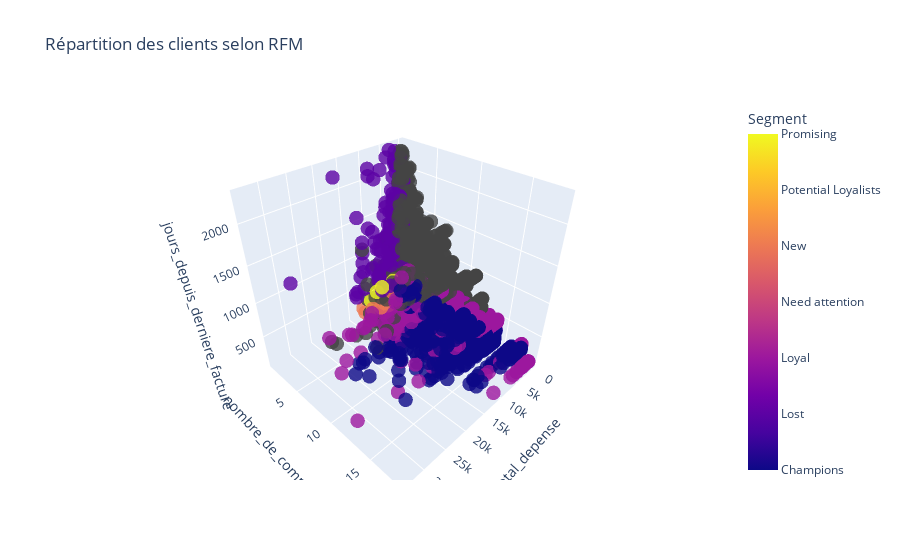

The notebook cell saved with this chart:
### Code cell
segment_colors = {
    "About to sleep": "lightcoral",
    "At risk": "coral",
    "Cannot Lose them": "firebrick",
    "Champions": "gold",
    "Lost": "darkgray",
    "Loyal": "forestgreen",
    "Need attention": "sandybrown",
    "New": "lightgreen",
    "Potential Loyalists": "mediumseagreen",
    "Promising": "skyblue"
}
df['segment_code'] = df['segment'].map({segment: i for i, segment in enumerate(segment_colors)})
colorscale = [(i / len(segment_colors), color) for i, color in enumerate(segment_colors.values())]

fig = go.Figure(data=[go.Scatter3d(
    x=df['total_depense'],
    y=df['nombre_de_commande'],
    z=df['jours_depuis_derniere_facture'],
    mode='markers',
    marker=dict(
        size=5,
        color=df['segment_code'],
        colorscale=colorscale,
        opacity=0.8,
        colorbar=dict(
            title="Segment",
            tickvals=list(range(len(segment_colors))),
            ticktext=list(segment_colors.keys())
        )
    )
)])

fig.update_layout(
    scene = dict(
        xaxis_title='total_depense',
        yaxis_title='nombre_de_commande',
        zaxis_title='jours_depuis_derniere_facture'
    ),
    title='Répartition des clients selon RFM'
)

fig.show()

### Figure 1 — Plotly figure (JSON) as saved in the notebook; plotly's stock layout.template omitted (floating-point values rounded to 4 significant figures; data arrays with more than 128 entries replaced by an {"elided": "..."} marker saying what was removed)
{"data": [{"marker": {"color": {"elided": "5096 float values"}, "colorbar": {"ticktext": ["About to sleep", "At risk", "Cannot Lose them", "Champions", "Lost", "Loyal", "Need attention", "New", "Potential Loyalists", "Promising"], "tickvals": [0, 1, 2, 3, 4, 5, 6, 7, 8, 9], "title": {"text": "Segment"}}, "colorscale": [[0, "lightcoral"], [0.1, "coral"], [0.2, "firebrick"], [0.3, "gold"], [0.4, "darkgray"], [0.5, "forestgreen"], [0.6, "sandybrown"], [0.7, "lightgreen"], [0.8, "mediumseagreen"], [0.9, "skyblue"]], "opacity": 0.8, "size": 5}, "mode": "markers", "type": "scatter3d", "x": {"elided": "5096 float values"}, "y": {"elided": "5096 int values"}, "z": {"elided": "5096 int values"}}], "layout": {"scene": {"xaxis": {"title": {"text": "total_depense"}}, "yaxis": {"title": {"text": "nombre_de_commande"}}, "zaxis": {"title": {"text": "jours_depuis_derniere_facture"}}}, "title": {"text": "Répartition des clients selon RFM"}}}
